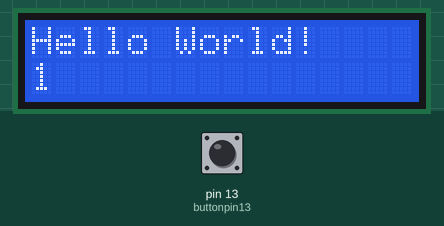
Recording of a sketch running on a simulated Arduino Uno, built with avr-gcc and run on an emulated ATmega328P. On the bench: 16×2 character LCD. Inputs (shaded band) come from the test bench; at power-on: pin 13 (buttonpin13) LOW.

Above: at 1.6 s.
1.7 s: pin 13 (buttonpin13) pulled HIGH for 1 s
At 3.3 s:
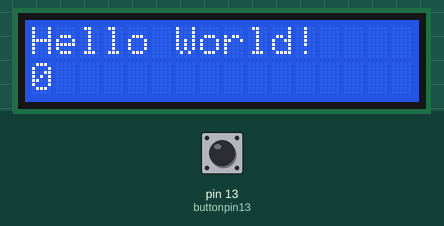
4.2 s: pin 13 (buttonpin13) pulled HIGH for 0.15 s
At 6.9 s:
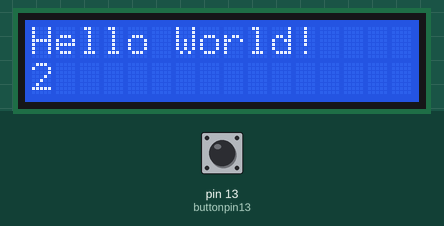
Timing chart, 0 to 8.4 s (numbered marks = the images above; inputs shaded):
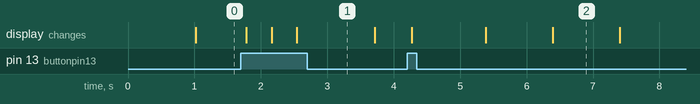

The sketch:

sketch_par_display_button.ino
```cpp
#define del 1000
#include <LiquidCrystal.h>

//(1)
int buttonpin13 = 13;
int buttonState13 = 0;

/*
  The circuit:
 * LCD RS pin to digital pin 12
 * LCD Enable pin to digital pin 11
 * LCD D4 pin to digital pin 5
 * LCD D5 pin to digital pin 4
 * LCD D6 pin to digital pin 3
 * LCD D7 pin to digital pin 2
 * LCD R/W pin to ground
 * LCD VSS pin to ground
 * LCD VCC pin to 5V
 * 10K resistor:
 * ends to +5V and ground
 * wiper to LCD VO pin (pin 3)
 */

// initialize the library by associating any needed LCD interface pin
// with the arduino pin number it is connected to
const int rs = 12, en = 11, d4 = 5, d5 = 4, d6 = 3, d7 = 2;
LiquidCrystal lcd(rs, en, d4, d5, d6, d7);

int offsetTime = 0;

void setup() {
  lcd.cursor();
  lcd.blink();

  // set up the LCD's number of columns and rows:
  lcd.begin(16, 2);
  // Print a message to the LCD.
  lcd.print("Hello World!");
}

void loop() {
  // set the cursor to column 0, line 1
  // (note: line 1 is the second row, since counting begins with 0):
  lcd.setCursor(0, 1);
  // print the number of seconds since reset:
  lcd.print((millis() - offsetTime) / 1000);

  // Read the button
  buttonState13 = digitalRead(buttonpin13);
  delay(50);

  if (buttonState13 == HIGH) {
    offsetTime = millis();
    lcd.clear();
    lcd.setCursor(0, 0);
    lcd.print("Hello World!");
  }
}
```
